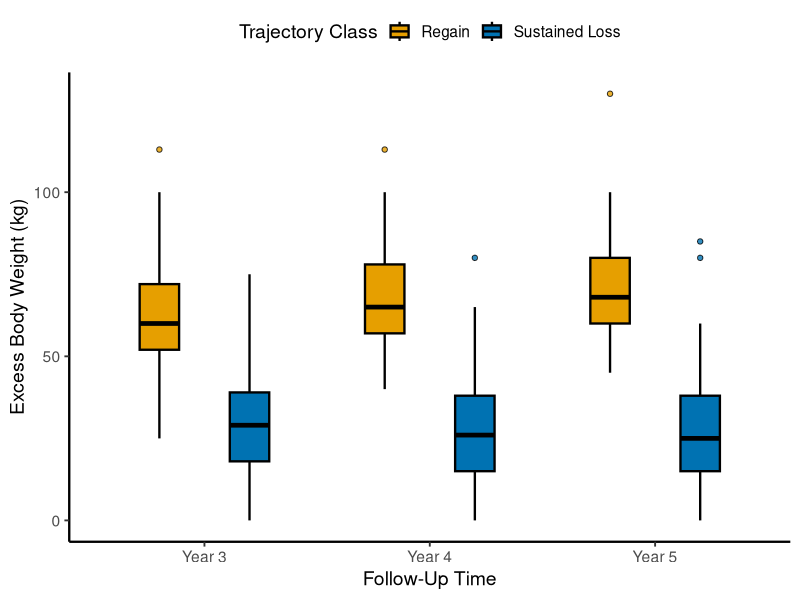

Write the R code that produced this figure.
library(ggplot2)
library(svglite)

df = read.csv("data_ebw_cohort.csv", stringsAsFactors = FALSE)

outlier_rows = do.call(rbind, lapply(seq_len(nrow(df)), function(i) {
  outs = df$outliers[i]
  if (is.na(outs) || outs == "") return(NULL)
  vals = as.numeric(strsplit(outs, ";")[[1]])
  data.frame(time = df$time[i], class = as.character(df$class[i]), value = vals)
}))

df$class = as.character(df$class)
df$time_f = factor(df$time)
colors = c("1" = "#E69F00", "2" = "#0072B2")

# Manually compute dodged x positions for outliers to guarantee alignment
dodge_width = 0.8
x_levels = levels(df$time_f)
offsets = c("1" = -dodge_width / 4, "2" = dodge_width / 4)
outlier_rows$x_pos = as.numeric(factor(as.character(outlier_rows$time), levels = x_levels)) +
  offsets[as.character(outlier_rows$class)]
outlier_rows$fill_col = colors[as.character(outlier_rows$class)]

p = ggplot(df, aes(x = time_f, fill = class, group = interaction(time_f, class))) +
  geom_boxplot(
    aes(ymin = ymin, lower = lower, middle = middle, upper = upper, ymax = ymax),
    stat = "identity",
    position = position_dodge(width = dodge_width),
    width = 0.35, linewidth = 0.8, color = "black", outlier.shape = NA
  ) +
  geom_point(
    data = outlier_rows,
    aes(x = x_pos, y = value),
    fill = outlier_rows$fill_col,
    size = 1.5, alpha = 0.8, shape = 21, color = "black", inherit.aes = FALSE
  ) +
  scale_fill_manual(values = colors, name = "Trajectory Class",
                    labels = c("1" = "Regain", "2" = "Sustained Loss")) +
  scale_x_discrete(labels = c("3" = "Year 3", "4" = "Year 4", "5" = "Year 5")) +
  scale_y_continuous(breaks = c(0, 50, 100)) +
  labs(
    x = "Follow-Up Time",
    y = "Excess Body Weight (kg)"
  ) +
  theme_classic(base_size = 14) +
  theme(
    legend.position = "top",
    axis.line = element_line(linewidth = 0.8)
  )

ggsave("figs2_ebw_cohort.svg", p, width = 5, height = 4)
